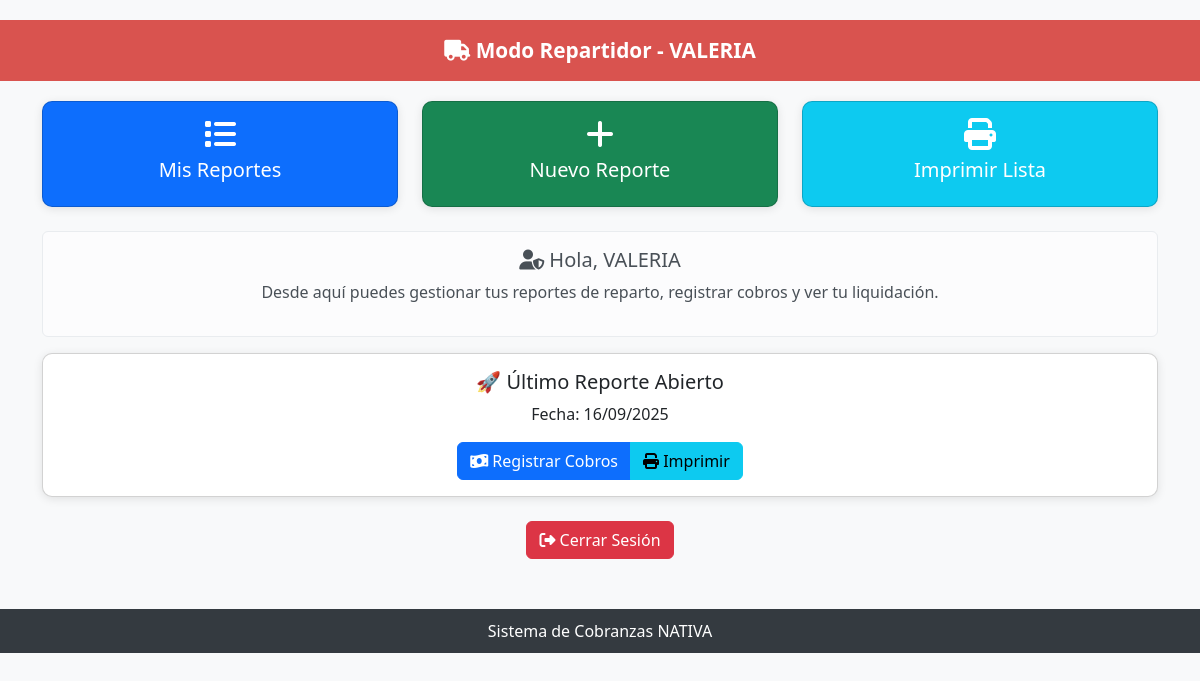
The app's page /documentos/repartidor/ (signed in), older data.
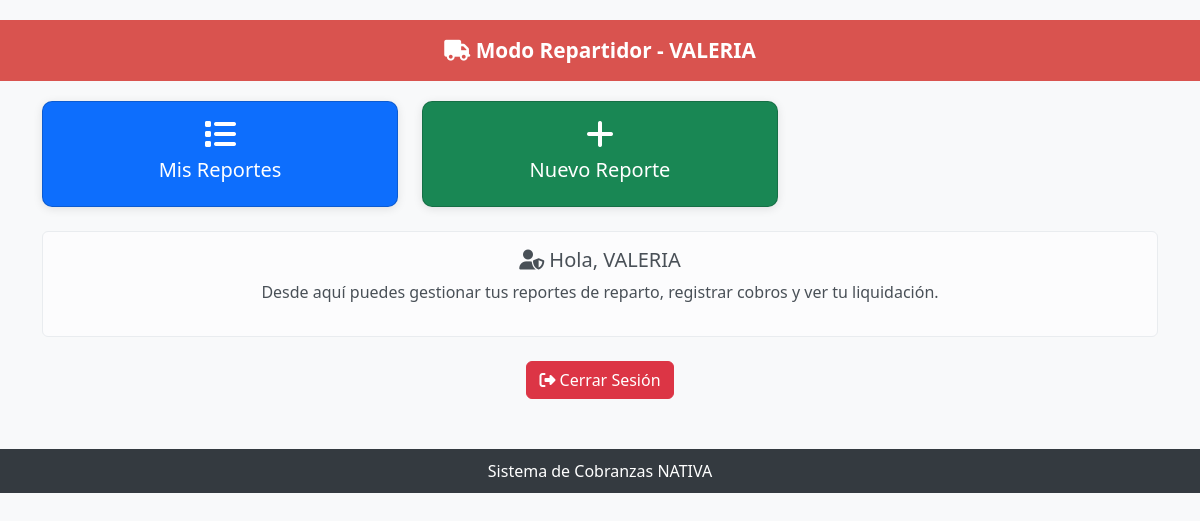
The same page, newer data.
### documentos/models.py (models this page shows, shortened)
class Despacho(models.Model):
    fecha = models.DateField(auto_now_add=True)
    repartidor = models.ForeignKey(
        User,
        on_delete=models.CASCADE,
        verbose_name="Repartidor"
    )
    creado_por = models.ForeignKey(
        User,
        related_name='despachos_creados',
        on_delete=models.SET_NULL,
        null=True,
        blank=True,
        verbose_name="Creado por"
    )
    estado = models.CharField(
        max_length=20,
        choices=[
            ('abierto', 'Abierto'),
            ('cerrado', 'Cerrado')
        ],
        default='abierto',
        verbose_name="Estado"
    )
    creado_en = models.DateTimeField(auto_now_add=True)
    actualizado_en = models.DateTimeField(auto_now=True)
    class Meta:
        verbose_name = "Despacho"
        verbose_name_plural = "Despachos"
        unique_together = ('fecha', 'repartidor')  # Un solo despacho por día por repartidor
        ordering = ['-fecha', 'repartidor__username']

### documentos/views.py (the view)
# urls.py: path('repartidor/', views.modo_repartidor, name='modo_repartidor'),
@login_required
def modo_repartidor(request):
    try:
        ultimo_despacho = Despacho.objects.filter(
            repartidor=request.user,
            estado='abierto'
        ).latest('fecha')
    except Despacho.DoesNotExist:
        ultimo_despacho = None
    return render(request, 'documentos/repartidor.html', {
        'ultimo_despacho': ultimo_despacho
    })

### cobros/context_processors.py (called while the page is built)
def meta_mensual(request):
    try:
        today = timezone.now().date()
        meta = MetaMensual.objects.get(mes__year=today.year, mes__month=today.month)
        return {'meta': meta}
    except MetaMensual.DoesNotExist:
        return {'meta': None}
    except Exception as e:
        print(f"Error en context_processor meta_mensual: {e}")
        return {'meta': None}

### documentos/templates/documentos/repartidor.html (shortened to what this page needs)
<!DOCTYPE html>
<html lang="es">
<head>
    <link href="https://cdn.jsdelivr.net/npm/bootstrap@5.3.3/dist/css/bootstrap.min.css" rel="stylesheet">
    <link href="https://cdnjs.cloudflare.com/ajax/libs/font-awesome/6.5.0/css/all.min.css" rel="stylesheet">
</head>
<body>
    <div class="brand-header">
        <i class="fas fa-truck"></i>
        <span>Modo Repartidor - {{ user.get_full_name|default:user.username }}</span>
    </div>
    <div class="container">
        <div class="row mb-4">
            <div class="col-md-4">
                <a href="{% url 'documentos:despacho_lista' %}" class="text-decoration-none">
                    <div class="card bg-primary text-white text-center p-3">
                        <i class="fas fa-list fa-2x mb-2"></i>
                        <h5>Mis Reportes</h5>
                    </div>
                </a>
            </div>
            <div class="col-md-4">
                <a href="{% url 'documentos:despacho_crear' %}" class="text-decoration-none">
                    <div class="card bg-success text-white text-center p-3">
                        <i class="fas fa-plus fa-2x mb-2"></i>
                        <h5>Nuevo Reporte</h5>
                    </div>
                </a>
            </div>
            {% if ultimo_despacho %}
                <div class="col-md-4">
                    <a href="{% url 'documentos:despacho_pdf' ultimo_despacho.id %}" class="text-decoration-none">
                        <div class="card bg-info text-white text-center p-3">
                            <i class="fas fa-print fa-2x mb-2"></i>
                            <h5>Imprimir Lista</h5>
                        </div>
                    </a>
                </div>
            {% endif %}
        </div>
        <div class="alert alert-light text-center">
            <h5><i class="fas fa-user-shield"></i> Hola, {{ user.get_full_name|default:user.username }}</h5>
            <p>Desde aquí puedes gestionar tus reportes de reparto, registrar cobros y ver tu liquidación.</p>
        </div>
        {% if ultimo_despacho %}
            <div class="card mb-4">
                <div class="card-body text-center">
                    <h5>🚀 Último Reporte Abierto</h5>
                    <p>Fecha: {{ ultimo_despacho.fecha|date:"d/m/Y" }}</p>
                    <div class="btn-group">
                        <a href="{% url 'documentos:despacho_detalle' ultimo_despacho.id %}" class="btn btn-primary">
                            <i class="fas fa-money-bill-wave"></i> Registrar Cobros
                        </a>
                        <a href="{% url 'documentos:despacho_pdf' ultimo_despacho.id %}" class="btn btn-info">
                            <i class="fas fa-print"></i> Imprimir
                        </a>
                    </div>
                </div>
            </div>
        {% endif %}
        <div class="text-center mt-4">
            <form action="{% url 'logout' %}" method="post" class="d-inline">
                <button type="submit" class="btn btn-danger">
                    <i class="fas fa-sign-out-alt"></i> Cerrar Sesión
                </button>
            </form>
        </div>
    </div>
    <footer>
        Sistema de Cobranzas NATIVA
    </footer>
</body>
</html>

Row changes from the older to the newer data that the page shows:
removed Despacho: fecha "16/09/2025"
Text that changed along with them:
text no longer shown: "Imprimir Lista 🚀 Último Reporte Abierto Fecha: Registrar Cobros Imprimir"
